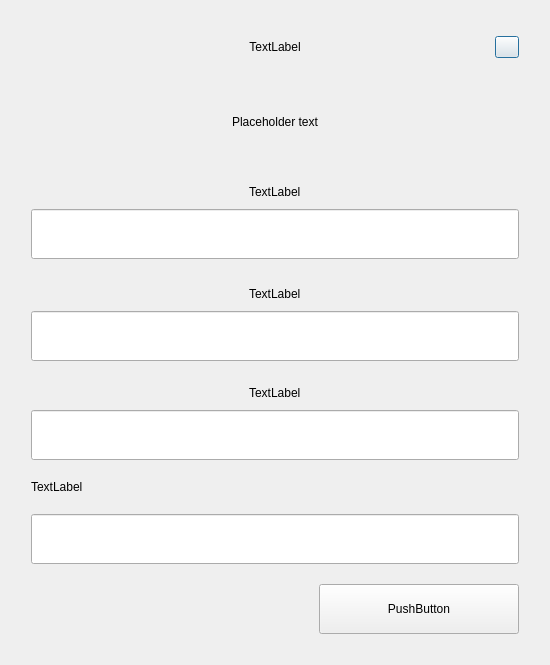
<?xml version="1.0" encoding="UTF-8"?>
<ui version="4.0">
 <class>AskPassphraseDialog</class>
 <widget class="QDialog" name="AskPassphraseDialog">
  <property name="geometry">
   <rect>
    <x>0</x>
    <y>0</y>
    <width>550</width>
    <height>665</height>
   </rect>
  </property>
  <property name="sizePolicy">
   <sizepolicy hsizetype="Preferred" vsizetype="Minimum">
    <horstretch>0</horstretch>
    <verstretch>0</verstretch>
   </sizepolicy>
  </property>
  <property name="minimumSize">
   <size>
    <width>550</width>
    <height>0</height>
   </size>
  </property>
  <property name="maximumSize">
   <size>
    <width>550</width>
    <height>16777215</height>
   </size>
  </property>
  <property name="windowTitle">
   <string>Passphrase Dialog</string>
  </property>
  <layout class="QVBoxLayout" name="verticalLayout">
   <item>
    <widget class="QWidget" name="left" native="true">
     <property name="styleSheet">
      <string notr="true"/>
     </property>
     <layout class="QVBoxLayout" name="left_3">
      <property name="spacing">
       <number>20</number>
      </property>
      <property name="leftMargin">
       <number>20</number>
      </property>
      <property name="topMargin">
       <number>20</number>
      </property>
      <property name="rightMargin">
       <number>20</number>
      </property>
      <property name="bottomMargin">
       <number>20</number>
      </property>
      <item>
       <layout class="QHBoxLayout" name="horizontalLayout_3" stretch="0,0">
        <property name="spacing">
         <number>0</number>
        </property>
        <item>
         <widget class="QWidget" name="widget" native="true">
          <property name="styleSheet">
           <string notr="true">padding-left:24px;</string>
          </property>
          <layout class="QVBoxLayout" name="verticalLayoutTitle">
           <property name="spacing">
            <number>5</number>
           </property>
           <item alignment="Qt::AlignHCenter">
            <widget class="QLabel" name="labelTitle">
             <property name="text">
              <string>TextLabel</string>
             </property>
             <property name="alignment">
              <set>Qt::AlignCenter</set>
             </property>
            </widget>
           </item>
          </layout>
         </widget>
        </item>
        <item>
         <widget class="QPushButton" name="btnEsc">
          <property name="maximumSize">
           <size>
            <width>24</width>
            <height>16777215</height>
           </size>
          </property>
          <property name="text">
           <string/>
          </property>
         </widget>
        </item>
       </layout>
      </item>
      <item alignment="Qt::AlignHCenter|Qt::AlignVCenter">
       <widget class="QLabel" name="warningLabel">
        <property name="sizePolicy">
         <sizepolicy hsizetype="Expanding" vsizetype="Expanding">
          <horstretch>0</horstretch>
          <verstretch>0</verstretch>
         </sizepolicy>
        </property>
        <property name="minimumSize">
         <size>
          <width>400</width>
          <height>0</height>
         </size>
        </property>
        <property name="text">
         <string notr="true">Placeholder text</string>
        </property>
        <property name="textFormat">
         <enum>Qt::RichText</enum>
        </property>
        <property name="alignment">
         <set>Qt::AlignCenter</set>
        </property>
        <property name="wordWrap">
         <bool>true</bool>
        </property>
       </widget>
      </item>
      <item>
       <layout class="QHBoxLayout" name="horizontalLayout_6" stretch="2">
        <property name="spacing">
         <number>0</number>
        </property>
        <item>
         <layout class="QVBoxLayout" name="verticalLayout_7">
          <property name="spacing">
           <number>5</number>
          </property>
          <item alignment="Qt::AlignHCenter">
           <widget class="QLabel" name="passLabel1">
            <property name="minimumSize">
             <size>
              <width>0</width>
              <height>20</height>
             </size>
            </property>
            <property name="maximumSize">
             <size>
              <width>16777215</width>
              <height>20</height>
             </size>
            </property>
            <property name="text">
             <string>TextLabel</string>
            </property>
           </widget>
          </item>
          <item>
           <widget class="QWidget" name="layoutEdit" native="true">
            <layout class="QHBoxLayout" name="horizontalLayout">
             <property name="spacing">
              <number>0</number>
             </property>
             <property name="leftMargin">
              <number>0</number>
             </property>
             <property name="topMargin">
              <number>0</number>
             </property>
             <property name="rightMargin">
              <number>0</number>
             </property>
             <property name="bottomMargin">
              <number>0</number>
             </property>
             <item>
              <widget class="QLineEdit" name="passEdit1">
               <property name="minimumSize">
                <size>
                 <width>0</width>
                 <height>50</height>
                </size>
               </property>
               <property name="maximumSize">
                <size>
                 <width>16777215</width>
                 <height>50</height>
                </size>
               </property>
               <property name="echoMode">
                <enum>QLineEdit::Password</enum>
               </property>
              </widget>
             </item>
            </layout>
           </widget>
          </item>
         </layout>
        </item>
       </layout>
      </item>
      <item>
       <layout class="QVBoxLayout" name="verticalLayout_9">
        <property name="spacing">
         <number>5</number>
        </property>
        <item alignment="Qt::AlignHCenter">
         <widget class="QLabel" name="passLabel2">
          <property name="text">
           <string>TextLabel</string>
          </property>
         </widget>
        </item>
        <item>
         <widget class="QWidget" name="layoutEdit2" native="true">
          <layout class="QHBoxLayout" name="horizontalLayout_2">
           <property name="spacing">
            <number>0</number>
           </property>
           <property name="leftMargin">
            <number>0</number>
           </property>
           <property name="topMargin">
            <number>0</number>
           </property>
           <property name="rightMargin">
            <number>0</number>
           </property>
           <property name="bottomMargin">
            <number>0</number>
           </property>
           <item>
            <widget class="QLineEdit" name="passEdit2">
             <property name="minimumSize">
              <size>
               <width>0</width>
               <height>50</height>
              </size>
             </property>
             <property name="maximumSize">
              <size>
               <width>16777215</width>
               <height>50</height>
              </size>
             </property>
             <property name="echoMode">
              <enum>QLineEdit::Password</enum>
             </property>
             <property name="alignment">
              <set>Qt::AlignLeading|Qt::AlignLeft|Qt::AlignVCenter</set>
             </property>
            </widget>
           </item>
          </layout>
         </widget>
        </item>
       </layout>
      </item>
      <item>
       <layout class="QVBoxLayout" name="verticalLayout_10">
        <property name="spacing">
         <number>5</number>
        </property>
        <item alignment="Qt::AlignHCenter">
         <widget class="QLabel" name="passLabel3">
          <property name="text">
           <string>TextLabel</string>
          </property>
         </widget>
        </item>
        <item>
         <widget class="QLineEdit" name="passEdit3">
          <property name="minimumSize">
           <size>
            <width>0</width>
            <height>50</height>
           </size>
          </property>
          <property name="maximumSize">
           <size>
            <width>16777215</width>
            <height>50</height>
           </size>
          </property>
          <property name="echoMode">
           <enum>QLineEdit::Normal</enum>
          </property>
          <property name="alignment">
           <set>Qt::AlignLeading|Qt::AlignLeft|Qt::AlignVCenter</set>
          </property>
         </widget>
        </item>
       </layout>
      </item>
      <item>
       <layout class="QVBoxLayout" name="verticalLayout_2">
        <item>
         <widget class="QLabel" name="OTPLabel">
          <property name="text">
           <string>TextLabel</string>
          </property>
         </widget>
        </item>
        <item>
         <widget class="QLineEdit" name="OTPEdit">
          <property name="minimumSize">
           <size>
            <width>0</width>
            <height>50</height>
           </size>
          </property>
          <property name="maximumSize">
           <size>
            <width>16777215</width>
            <height>50</height>
           </size>
          </property>
          <property name="echoMode">
           <enum>QLineEdit::Normal</enum>
          </property>
          <property name="alignment">
           <set>Qt::AlignLeading|Qt::AlignLeft|Qt::AlignVCenter</set>
          </property>
         </widget>
        </item>
       </layout>
      </item>
      <item>
       <layout class="QHBoxLayout" name="horizontalLayout_7">
        <item>
         <spacer name="horizontalSpacer">
          <property name="orientation">
           <enum>Qt::Horizontal</enum>
          </property>
          <property name="sizeHint" stdset="0">
           <size>
            <width>40</width>
            <height>20</height>
           </size>
          </property>
         </spacer>
        </item>
        <item>
         <widget class="QLabel" name="passWarningLabel">
          <property name="font">
           <font>
            <weight>75</weight>
            <bold>true</bold>
           </font>
          </property>
          <property name="text">
           <string/>
          </property>
          <property name="alignment">
           <set>Qt::AlignLeading|Qt::AlignLeft|Qt::AlignVCenter</set>
          </property>
         </widget>
        </item>
        <item>
         <spacer name="horizontalSpacer_5">
          <property name="orientation">
           <enum>Qt::Horizontal</enum>
          </property>
          <property name="sizeType">
           <enum>QSizePolicy::Expanding</enum>
          </property>
          <property name="sizeHint" stdset="0">
           <size>
            <width>40</width>
            <height>20</height>
           </size>
          </property>
         </spacer>
        </item>
        <item>
         <widget class="QPushButton" name="pushButtonOk">
          <property name="minimumSize">
           <size>
            <width>200</width>
            <height>50</height>
           </size>
          </property>
          <property name="maximumSize">
           <size>
            <width>200</width>
            <height>50</height>
           </size>
          </property>
          <property name="text">
           <string>PushButton</string>
          </property>
         </widget>
        </item>
       </layout>
      </item>
     </layout>
    </widget>
   </item>
  </layout>
 </widget>
 <resources/>
 <connections/>
</ui>
